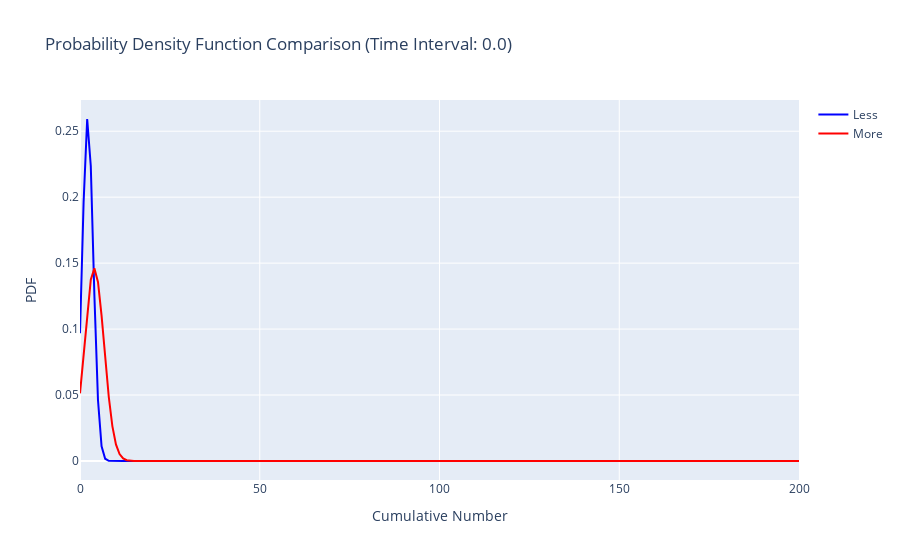
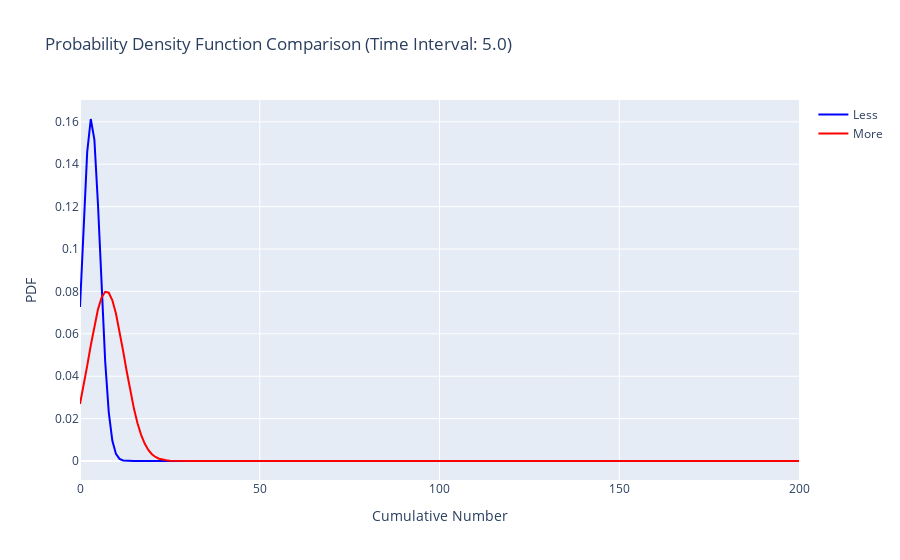
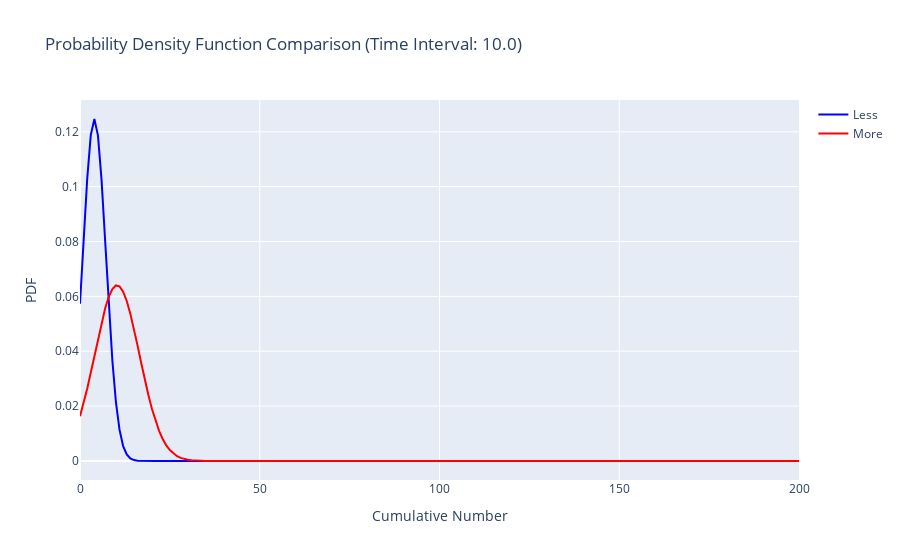
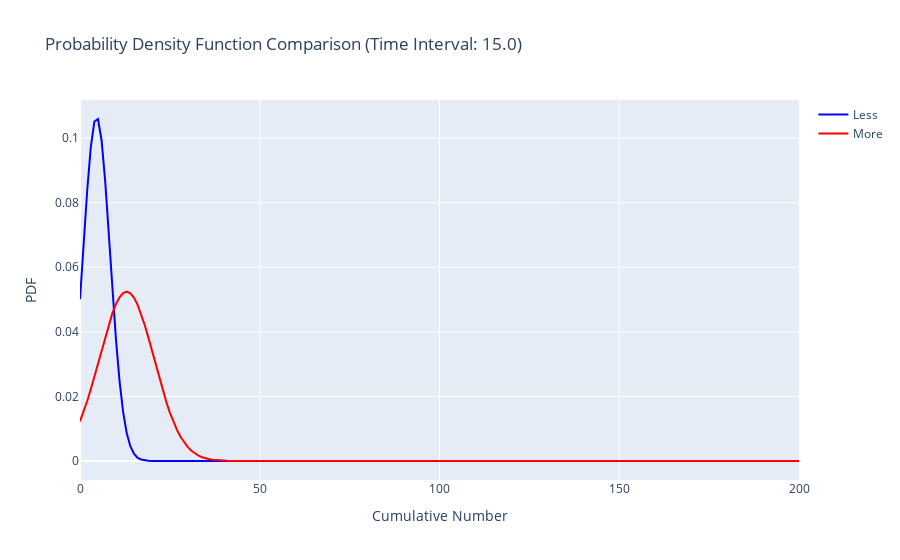

Write notebook code for charts like these, in order.
### Code cell
cnt = 0
# time_interval 별로 그래프를 그리기
for time_interval in pdf_df_less['time_interval'].unique():
    if cnt > 5 :
        break
    cnt += 1
    
    # 해당 time_interval에 대한 데이터를 필터링
    less_df = pdf_df_less[pdf_df_less['time_interval'] == time_interval]
    more_df = pdf_df_more[pdf_df_more['time_interval'] == time_interval]

    # 그래프 객체 생성
    fig = go.Figure()

    # pdf_df_less에 대한 선 그래프 추가
    fig.add_trace(go.Scatter(x=less_df['cumulative_num'], y=less_df['pdf'], mode='lines',
                             name='Less', line=dict(color='blue')))

    # pdf_df_more에 대한 선 그래프 추가
    fig.add_trace(go.Scatter(x=more_df['cumulative_num'], y=more_df['pdf'], mode='lines',
                             name='More', line=dict(color='red')))

    # 레이아웃 설정
    fig.update_layout(
        title=f'Probability Density Function Comparison (Time Interval: {time_interval})',
        xaxis_title='Cumulative Number',
        yaxis_title='PDF',
        showlegend=True
    )

    # 그래프 표시
    fig.show()

### Figure 1 — Plotly figure (JSON) as saved in the notebook; plotly's stock layout.template omitted (floating-point values rounded to 4 significant figures; data arrays with more than 128 entries replaced by an {"elided": "..."} marker saying what was removed)
{"data": [{"line": {"color": "blue"}, "mode": "lines", "name": "Less", "type": "scatter", "x": {"elided": "201 int values"}, "y": {"elided": "201 float values"}}, {"line": {"color": "red"}, "mode": "lines", "name": "More", "type": "scatter", "x": {"elided": "201 int values"}, "y": {"elided": "201 float values"}}], "layout": {"showlegend": true, "title": {"text": "Probability Density Function Comparison (Time Interval: 0.0)"}, "xaxis": {"title": {"text": "Cumulative Number"}}, "yaxis": {"title": {"text": "PDF"}}}}

### Figure 2 — Plotly figure (JSON) as saved in the notebook; plotly's stock layout.template omitted (floating-point values rounded to 4 significant figures; data arrays with more than 128 entries replaced by an {"elided": "..."} marker saying what was removed)
{"data": [{"line": {"color": "blue"}, "mode": "lines", "name": "Less", "type": "scatter", "x": {"elided": "201 int values"}, "y": {"elided": "201 float values"}}, {"line": {"color": "red"}, "mode": "lines", "name": "More", "type": "scatter", "x": {"elided": "201 int values"}, "y": {"elided": "201 float values"}}], "layout": {"showlegend": true, "title": {"text": "Probability Density Function Comparison (Time Interval: 5.0)"}, "xaxis": {"title": {"text": "Cumulative Number"}}, "yaxis": {"title": {"text": "PDF"}}}}

### Figure 3 — Plotly figure (JSON) as saved in the notebook; plotly's stock layout.template omitted (floating-point values rounded to 4 significant figures; data arrays with more than 128 entries replaced by an {"elided": "..."} marker saying what was removed)
{"data": [{"line": {"color": "blue"}, "mode": "lines", "name": "Less", "type": "scatter", "x": {"elided": "201 int values"}, "y": {"elided": "201 float values"}}, {"line": {"color": "red"}, "mode": "lines", "name": "More", "type": "scatter", "x": {"elided": "201 int values"}, "y": {"elided": "201 float values"}}], "layout": {"showlegend": true, "title": {"text": "Probability Density Function Comparison (Time Interval: 10.0)"}, "xaxis": {"title": {"text": "Cumulative Number"}}, "yaxis": {"title": {"text": "PDF"}}}}

### Figure 4 — Plotly figure (JSON) as saved in the notebook; plotly's stock layout.template omitted (floating-point values rounded to 4 significant figures; data arrays with more than 128 entries replaced by an {"elided": "..."} marker saying what was removed)
{"data": [{"line": {"color": "blue"}, "mode": "lines", "name": "Less", "type": "scatter", "x": {"elided": "201 int values"}, "y": {"elided": "201 float values"}}, {"line": {"color": "red"}, "mode": "lines", "name": "More", "type": "scatter", "x": {"elided": "201 int values"}, "y": {"elided": "201 float values"}}], "layout": {"showlegend": true, "title": {"text": "Probability Density Function Comparison (Time Interval: 15.0)"}, "xaxis": {"title": {"text": "Cumulative Number"}}, "yaxis": {"title": {"text": "PDF"}}}}
